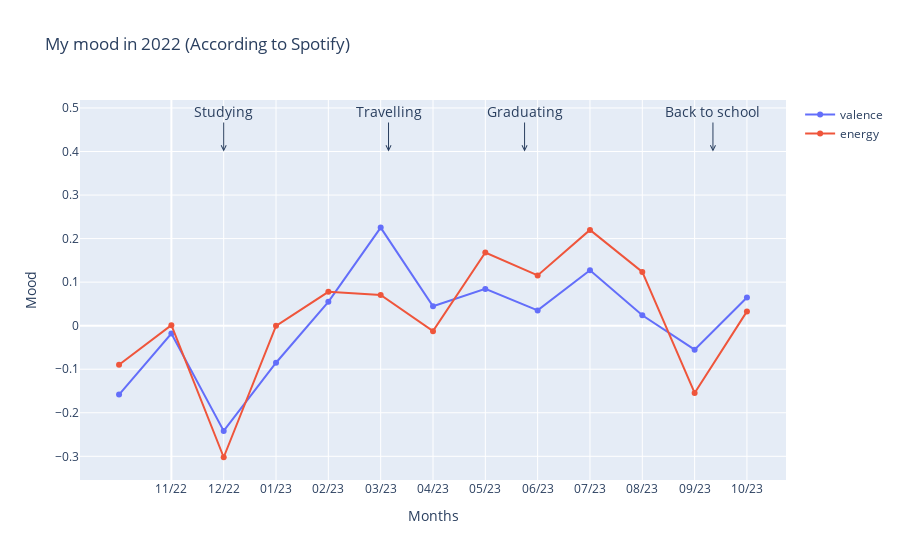

This figure's notebook cell:
### Code cell
import plotly.graph_objects as go

# Sample data
features = ['valence', 'energy']
x = [-1] + [x for x in range(13)]

# Create traces for each feature
traces = []
for feature in features:
    y = [getattr(month, feature) for month in avg_features_months]
    traces.append(go.Scatter(x=x, y=y, mode='lines+markers', name=feature))

# Create the layout
layout = go.Layout(
    title='My mood in 2022 (According to Spotify)',
    xaxis=dict(
        title='Months',
        tickmode='array',
        tickvals=list(range(13)),
        ticktext=month_labels_short,
    ),
    yaxis=dict(
        title='Mood',
    ),
    showlegend=True,
)

# Add annotations
annotations = [
    dict(x=1, y=0.4, xref="x", yref="y", text="Studying", showarrow=True, arrowhead=5, ax=0, ay=-40, font=dict(size=14)),
    dict(x=4.15, y=0.4, xref="x", yref="y", text="Travelling", showarrow=True, arrowhead=5, ax=0, ay=-40, font=dict(size=14)),
    dict(x=6.75, y=0.4, xref="x", yref="y", text="Graduating", showarrow=True, arrowhead=5, ax=0, ay=-40, font=dict(size=14)),
    dict(x=10.35, y=0.4, xref="x", yref="y", text="Back to school", showarrow=True, arrowhead=5, ax=0, ay=-40, font=dict(size=14)),
]

layout['annotations'] = annotations

# Create the figure
fig = go.Figure(data=traces, layout=layout)

# Show the figure
fig.show()

### Figure 1 — Plotly figure (JSON) as saved in the notebook; plotly's stock layout.template omitted (floating-point values rounded to 4 significant figures)
{"data": [{"mode": "lines+markers", "name": "valence", "type": "scatter", "x": [-1, 0, 1, 2, 3, 4, 5, 6, 7, 8, 9, 10, 11, 12], "y": [-0.1582, -0.01806, -0.2416, -0.08511, 0.05478, 0.2252, 0.04457, 0.08449, 0.03514, 0.1272, 0.02395, -0.05514, 0.06482]}, {"mode": "lines+markers", "name": "energy", "type": "scatter", "x": [-1, 0, 1, 2, 3, 4, 5, 6, 7, 8, 9, 10, 11, 12], "y": [-0.0896, 0.00119, -0.3021, -0.0004223, 0.07778, 0.07042, -0.01257, 0.1681, 0.1155, 0.22, 0.1234, -0.1545, 0.03284]}], "layout": {"annotations": [{"arrowhead": 5, "ax": 0, "ay": -40, "font": {"size": 14}, "showarrow": true, "text": "Studying", "x": 1, "xref": "x", "y": 0.4, "yref": "y"}, {"arrowhead": 5, "ax": 0, "ay": -40, "font": {"size": 14}, "showarrow": true, "text": "Travelling", "x": 4.15, "xref": "x", "y": 0.4, "yref": "y"}, {"arrowhead": 5, "ax": 0, "ay": -40, "font": {"size": 14}, "showarrow": true, "text": "Graduating", "x": 6.75, "xref": "x", "y": 0.4, "yref": "y"}, {"arrowhead": 5, "ax": 0, "ay": -40, "font": {"size": 14}, "showarrow": true, "text": "Back to school", "x": 10.35, "xref": "x", "y": 0.4, "yref": "y"}], "showlegend": true, "title": {"text": "My mood in 2022 (According to Spotify)"}, "xaxis": {"tickmode": "array", "ticktext": ["11/22", "12/22", "01/23", "02/23", "03/23", "04/23", "05/23", "06/23", "07/23", "08/23", "09/23", "10/23", "11/23"], "tickvals": [0, 1, 2, 3, 4, 5, 6, 7, 8, 9, 10, 11, 12], "title": {"text": "Months"}}, "yaxis": {"title": {"text": "Mood"}}}}
